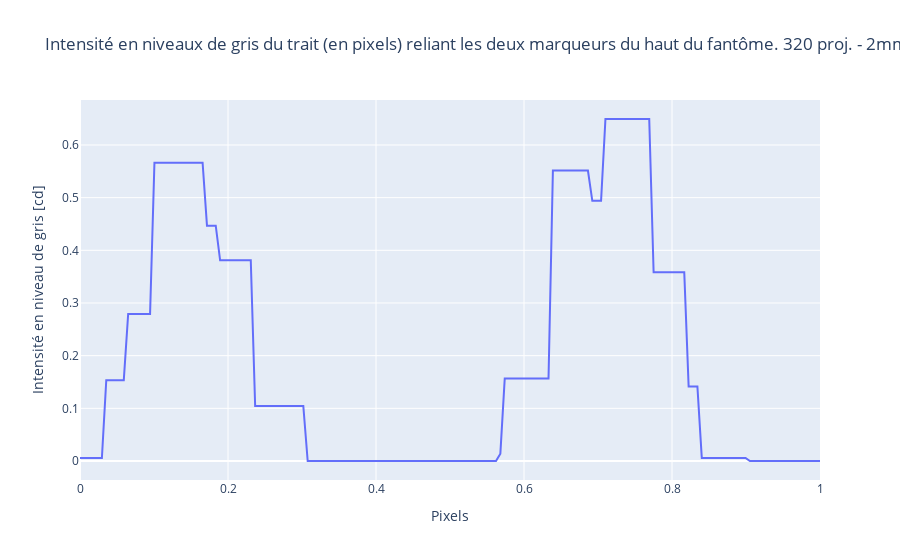

This figure's notebook cell:
### Code cell
df_data = pd.read_csv('5-320Proj_2mm_distance_marqueurs_haut.csv')

y_data = df_data.Value
y_data_liste = list(y_data)
x_data = df_data.Pixels
x_data_liste = list(x_data)

# normalisons
range_x = max(x_data_liste) - min(x_data_liste)

new_x = []
for i in range(len(x_data_liste)):
    new_x.append(x_data_liste[i]/range_x)

fig = px.line(df_data, x = new_x, y = 'Value', title='Intensité en niveaux de gris du trait (en pixels) reliant les deux marqueurs du haut du fantôme. 320 proj. - 2mm', labels={"x":"Pixels", "Value":"Intensité en niveau de gris [cd]"})
fig.show()

y_data_200_1 = []
for i in range(60):
    y_data_200_1.append(y_data_liste[i])
y_max_1 = max(y_data_200_1)
print("le premier maximum est", y_max_1)

y_data_200_2 = []
for i in range(80,160):
    y_data_200_2.append(y_data_liste[i])
y_max_2 = max(y_data_200_2)
print("le deuxième maximum est", y_max_2)

pos_x_max_1 = y_data_liste.index(y_max_1)
pos_x_max_2 = y_data_liste.index(y_max_2)

x_value_at_max_1 = x_data_liste[pos_x_max_1]/range_x
x_value_at_max_2 = x_data_liste[pos_x_max_2]/range_x

dist = x_value_at_max_2 - x_value_at_max_1
print("la distance entre les deux maximums est", dist, "pixels")
diff = abs(dist_reference - dist)
print("la différence avec la distance en 2D (la distance de référence) est", diff)

incertitude = 0.05/max(x_data_liste)
incertitude_distance = np.sqrt((incertitude**2) + (incertitude**2))
inc_diff_dist_avec_ref = np.sqrt((incertitude_distance**2) + (incertitude_distance_ref**2))
print("la nouvelle incertitude sur chaque mesure est", incertitude)
print("la nouvelle incertitude sur la distance est", incertitude_distance)
print("la nouvelle incertitude sur la différence de distance entre celle-ci et la distance en 2D (référence) est", inc_diff_dist_avec_ref)

### Figure 1 — Plotly figure (JSON) as saved in the notebook; plotly's stock layout.template omitted (floating-point values rounded to 4 significant figures; data arrays with more than 128 entries replaced by an {"elided": "..."} marker saying what was removed)
{"data": [{"hovertemplate": "Pixels=%{x}<br>Intensité en niveau de gris [cd]=%{y}<extra></extra>", "legendgroup": "", "line": {"color": "#636efa", "dash": "solid"}, "marker": {"symbol": "circle"}, "mode": "lines", "name": "", "orientation": "v", "showlegend": false, "type": "scatter", "x": {"elided": "170 float values"}, "xaxis": "x", "y": {"elided": "170 float values"}, "yaxis": "y"}], "layout": {"legend": {"tracegroupgap": 0}, "title": {"text": "Intensité en niveaux de gris du trait (en pixels) reliant les deux marqueurs du haut du fantôme. 320 proj. - 2mm"}, "xaxis": {"anchor": "y", "domain": [0, 1], "title": {"text": "Pixels"}}, "yaxis": {"anchor": "x", "domain": [0, 1], "title": {"text": "Intensité en niveau de gris [cd]"}}}}
